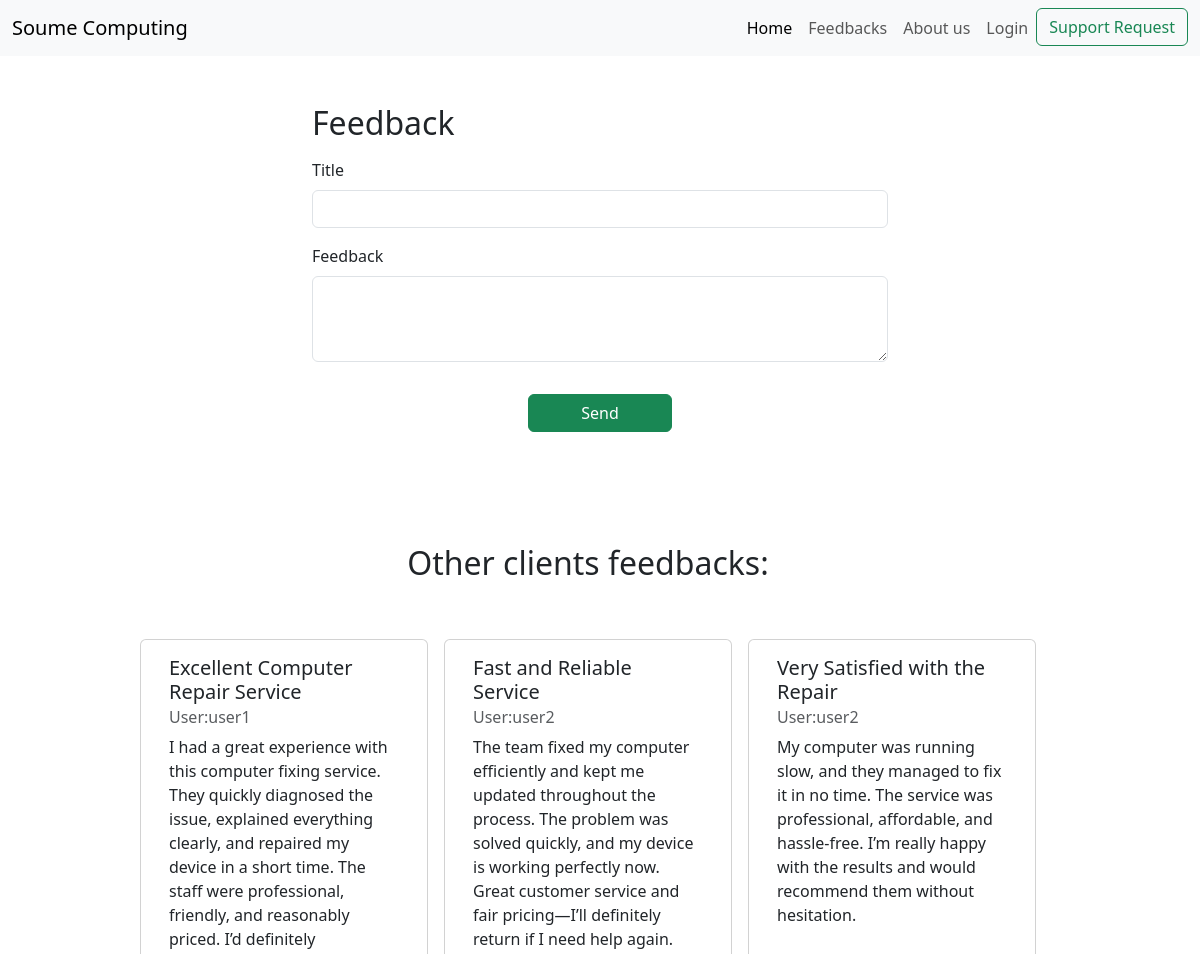
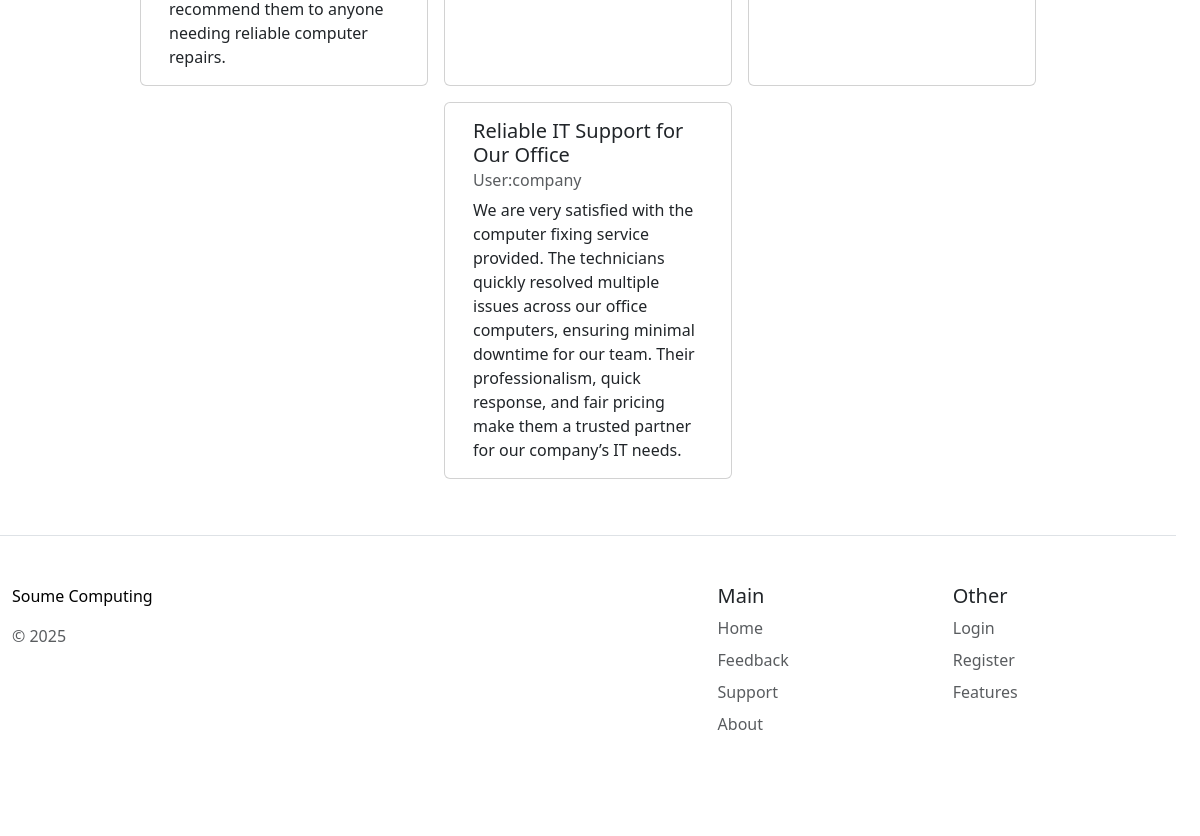
The page /Feedback.php on the database its author committed (2 pictures, top to bottom).
### tables this page shows
CREATE TABLE `feedback` (
  `id` int(11) NOT NULL,
  `client_id` int(11) NOT NULL,
  `title` varchar(255) NOT NULL,
  `feedback` varchar(500) NOT NULL
);

CREATE TABLE `clients` (
  `id` int(11) NOT NULL,
  `name` varchar(100) NOT NULL,
  `password` varchar(255) NOT NULL,
  `type` enum('admin','individual','bussiness','') NOT NULL
);

### Feedback.php (the view, shortened to what this page needs)
<?php
require("Nav.php");
$smt = $pdo->prepare('SELECT * FROM feedback ');
$smt->execute([]);
$feedbacks = $smt->fetchAll(PDO::FETCH_ASSOC);
?>
<form class="container m-auto mt-5 mb-5" style="width: 50%" action="" method="POST">
    <h2 class="mb-3">Feedback</h2>
    <div class="mb-3">
        <label class="form-label">Title</label>
        <input type="text" class="form-control" name="title" required>
    </div>
    <div class="mb-3">
        <label class="form-label">Feedback</label>
        <textarea class="form-control" rows="3" name="feedback" required></textarea>
    </div>
    <div class="text-center m-auto">
        <button type="submit" class="btn btn-success m-3 w-25">Send</button>
    </div>
</form>
<?php if($feedbacks):?>
    <div class="row container-fluid d-flex justify-content-center">
        <h2 class="text-center m-5">Other clients feedbacks:</h2>
        <?php foreach($feedbacks as $feedback):?>
            <?php
            $smt = $pdo->prepare('SELECT name FROM clients WHERE id = ? ');
            $smt->execute([$feedback['client_id']]);
            $user_name = $smt->fetch(PDO::FETCH_ASSOC);
            ?>
        <div class="card text-ite bg m-2" style="width: 18rem">
            <div class="card-body">
                <h5 class="card-title"><?=$feedback["title"]?></h5>
                <h6 class="card-subtitle mb-2 text-muted">User:<?=$user_name['name']?></h6>
                <p class="card-text"><?=$feedback["feedback"]?></p>
            </div>
        </div>
    <?php endforeach ?>
<?php endif ?>
<?php
require("Footer.php");

### Nav.php (shortened to what this page needs)
<!DOCTYPE html>
<html lang="en">
<head>
    <link href="https://cdn.jsdelivr.net/npm/bootstrap@5.3.3/dist/css/bootstrap.min.css" rel="stylesheet">
</head>
<body>
<nav class="navbar navbar-expand-lg navbar-light bg-light">
            <div class="container-fluid">
                <a class="navbar-brand" href="#">Soume Computing</a>
                <div class="collapse navbar-collapse" id="navbarSupportedContent">
                    <ul class="navbar-nav ms-auto mb-2 mb-lg-0">
                        <?php if (isset($_SESSION['type']) && $_SESSION['type'] == 'admin'): ?>
                        <li class="nav-item">
                            <a class="nav-link" href="AdminFeedback.php">Feedbacks</a>
                        </li>
                        <li class="nav-item">
                            <a class="nav-link" href="Logout.php">Logout</a>
                        </li>
                        <li class="nav-item">
                            <a class="nav-pills btn btn-outline-success" href="AdminSupport.php">Support Request</a>
                        </li>
                        <?php else:?>
                        <li class="nav-item">
                            <a class="nav-link active" aria-current="page" href="index.php">Home</a>
                        </li>
                        <li class="nav-item">
                            <a class="nav-link" href="Feedback.php">Feedbacks</a>
                        </li>
                        <li class="nav-item">
                            <a class="nav-link" href="About.php">About us</a>
                        </li>
                        <?php if (isset($_SESSION['username'])): ?>
                        <li class="nav-item">
                            <a class="nav-link" href="Logout.php">Logout</a>
                        </li>
                        <?php else:?>
                        <li class="nav-item">
                            <a class="nav-link" href="Login.php">Login</a>
                        </li>
                        <?php endif;?>
                        <li class="nav-item">
                            <a class="nav-pills btn btn-outline-success" href="Support.php">Support Request</a>
                        </li>
                        <?php endif?>
                    </ul>
                </div>
            </div>
        </nav>

### Footer.php
<div class="container">
  <footer class="row row-cols-1 row-cols-sm-2 row-cols-md-5 py-5 my-5 border-top">
    <div class="col mb-3">
      <a href="/" class="d-flex align-items-center mb-3 link-body-emphasis text-decoration-none">
        Soume Computing
      </a>
      <p class="text-body-secondary">© 2025</p>
    </div>
    <div class="col mb-3">
    </div>
    <div class="col mb-3">
    </div>
    <div class="col mb-3">
      <h5>Main</h5>
      <ul class="nav flex-column">
        <li class="nav-item mb-2"><a href="index.php" class="nav-link p-0 text-body-secondary">Home</a></li>
        <li class="nav-item mb-2"><a href="Feedback.php" class="nav-link p-0 text-body-secondary">Feedback</a></li>
        <li class="nav-item mb-2"><a href="Support.php" class="nav-link p-0 text-body-secondary">Support</a></li>
        <li class="nav-item mb-2"><a href="About.php" class="nav-link p-0 text-body-secondary">About</a></li>
      </ul>
    </div>
    <div class="col mb-3">
      <h5>Other</h5>
      <ul class="nav flex-column">
        <li class="nav-item mb-2"><a href="Login.php" class="nav-link p-0 text-body-secondary">Login</a></li>
        <li class="nav-item mb-2"><a href="Register.php" class="nav-link p-0 text-body-secondary">Register</a></li>
        <li class="nav-item mb-2"><a href="index.php#features" class="nav-link p-0 text-body-secondary">Features</a></li>
      </ul>
    </div>
  </footer>
</div>
</body>
</html>

### rows shown on the page
feedback: title "Excellent Computer Repair Service", client.name "user1", feedback "I had a great experience with this computer fixing service. They quickly diagnosed the issue, explained everything clearly, and repaired my device in a short time. The staff were professional, friendly, and reasonably priced. I’d definitely recommend them to anyone needing reliable computer repairs."
feedback: title "Fast and Reliable Service", client.name "user2", feedback "The team fixed my computer efficiently and kept me updated throughout the process. The problem was solved quickly, and my device is working perfectly now. Great customer service and fair pricing—I’ll definitely return if I need help again."
feedback: title "Very Satisfied with the Repair", client.name "user2", feedback "My computer was running slow, and they managed to fix it in no time. The service was professional, affordable, and hassle-free. I’m really happy with the results and would recommend them without hesitation."
feedback: title "Reliable IT Support for Our Office", client.name "company", feedback "We are very satisfied with the computer fixing service provided. The technicians quickly resolved multiple issues across our office computers, ensuring minimal downtime for our team. Their professionalism, quick response, and fair pricing make them a trusted partner for our company’s IT needs."
